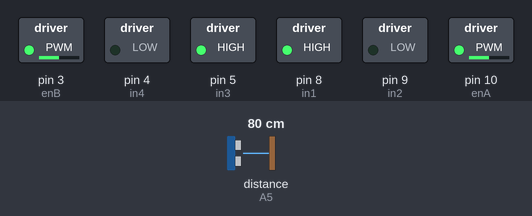
Recording of a sketch running on a simulated Arduino Uno, built with avr-gcc and run on an emulated ATmega328P. On the bench: switched loads named in the sketch (green lamp = pin HIGH). Inputs (shaded band) come from the test bench; at power-on: distance to the obstacle (sensor on A5) 80 cm. What the sketch prints to the serial monitor is not drawn.

Above: at 0.1 s.
Timing chart, 0 to 1.6 s (numbered marks = the images above):
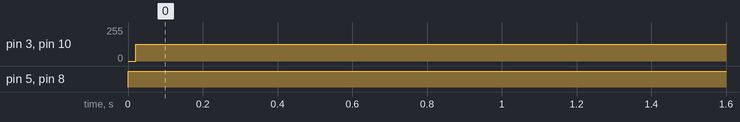

The sketch:

motor_driver.ino
```cpp
#include <SharpIR.h>

// Sharp IR pin
#define sharpIR A5
SharpIR IR_proxy(sharpIR,1080);

// Motor A connections
int enA = 10;
int in1 = 8;
int in2 = 9;
// Motor B connections
int enB = 3;
int in3 = 5;
int in4 = 4;

// global speed variable
int speed = 0;


// Class defination and initiation
class motorControl {

  private :

    int motor1speed;
    int motor2speed;

    int motordir11, motordir12;
    int motordir21, motordir22;

  public :

    motorControl( int s1, int s2, int dir11, int dir12, int dir21, int dir22){
        this -> motor1speed = s1;
        this -> motor2speed = s2;

        this -> motordir11 = dir11;
        this -> motordir12 = dir12;
        this -> motordir21 = dir21;
        this -> motordir22 = dir22;
   }

    void forw(){
      digitalWrite(motordir11, HIGH);
      digitalWrite(motordir12, LOW);
      digitalWrite(motordir21, HIGH);
      digitalWrite(motordir22, LOW);
    }

    void rev(){
      digitalWrite(motordir11, LOW);
      digitalWrite(motordir12, HIGH);
      digitalWrite(motordir21, LOW);
      digitalWrite(motordir22, HIGH);
    }


    void accel( int start, int stop){                         // 5 SECONDS TO REACH FULL SPEED
      for (int i = start; i <= stop; i++) {
        analogWrite(motor1speed, i);
        analogWrite(motor2speed, i);
        speed = i;
        delay(10);
      }
    }

    void decel(int start, int stop){                         // 5 SECONDS TO STOP
      for (int i = start; i >= stop; i--) {
        analogWrite(motor1speed, i);
        analogWrite(motor2speed, i);
        speed = i;
        delay(10);
      }
    }

    void cruise(int speed){
      analogWrite(motor1speed, speed);
      analogWrite(motor2speed, speed);
    }

    void right(){

    }

    void left(){

    }

    float distance(){

      //float IRvolt = analogRead(sharpIR) * (refVoltageResolution);
      //float proximity = 29.988 * pow(IRvolt , -1.173);

      float proximity = IR_proxy.distance();

      return proximity; // in cm
    }
};


motorControl Bot (enA, enB, in1, in2, in3, in4);

void setup() {

  Serial.begin(9600);

	// Set all the motor control pins to outputs
	pinMode(enA, OUTPUT);
	pinMode(enB, OUTPUT);
	pinMode(in1, OUTPUT);
	pinMode(in2, OUTPUT);
	pinMode(in3, OUTPUT);
	pinMode(in4, OUTPUT);

  /* MOTOR STATES    motorControl( int s1, int s2, int dir11, int dir12, int dir21, int dir22){

  Input1	Input2	Spinning Direction
  Low(0)	Low(0)	  Motor OFF
  High(1)	Low(0)  	Forward
  Low(0)	High(1)	  Backward
  High(1)	High(1)	  Motor OFF

  */

	// Turn off motors - Initial state
	digitalWrite(in1, LOW);
	digitalWrite(in2, LOW);
	digitalWrite(in3, LOW);
	digitalWrite(in4, LOW);

  digitalWrite(enA, LOW);
  digitalWrite(enB, LOW);
}

void loop() {

  Bot.forw();

  Serial.println(Bot.distance());
//  while (Bot.distance() <= 10.0)
  {
  //  Bot.cruise(speed = 100);
  }

 Bot.cruise(speed = 127);

}


// This function lets you control speed of the motors
void speedControl() {
	// Turn on motors
	digitalWrite(in1, LOW);
	digitalWrite(in2, HIGH);
	digitalWrite(in3, LOW);
	digitalWrite(in4, HIGH);

	// Accelerate from zero to maximum speed
	for (int i = 127; i < 256; i++) {
		analogWrite(enA, i);
		analogWrite(enB, i);
		delay(20);
	}

	for (int i = 255; i >= 127; --i) {
		analogWrite(enA, i);
		analogWrite(enB, i);
		delay(20);
	}

  digitalWrite(in1, LOW);
	digitalWrite(in2, LOW);
	digitalWrite(in3, LOW);
	digitalWrite(in4, LOW);
}
```

Measured:
- by itself, pin 3 (enB), pin 10 (enA): 0/255 → 127/255 at 0.02 s
- by itself, pin 5 (in3), pin 8 (in1): LOW → HIGH at 0.00 s
